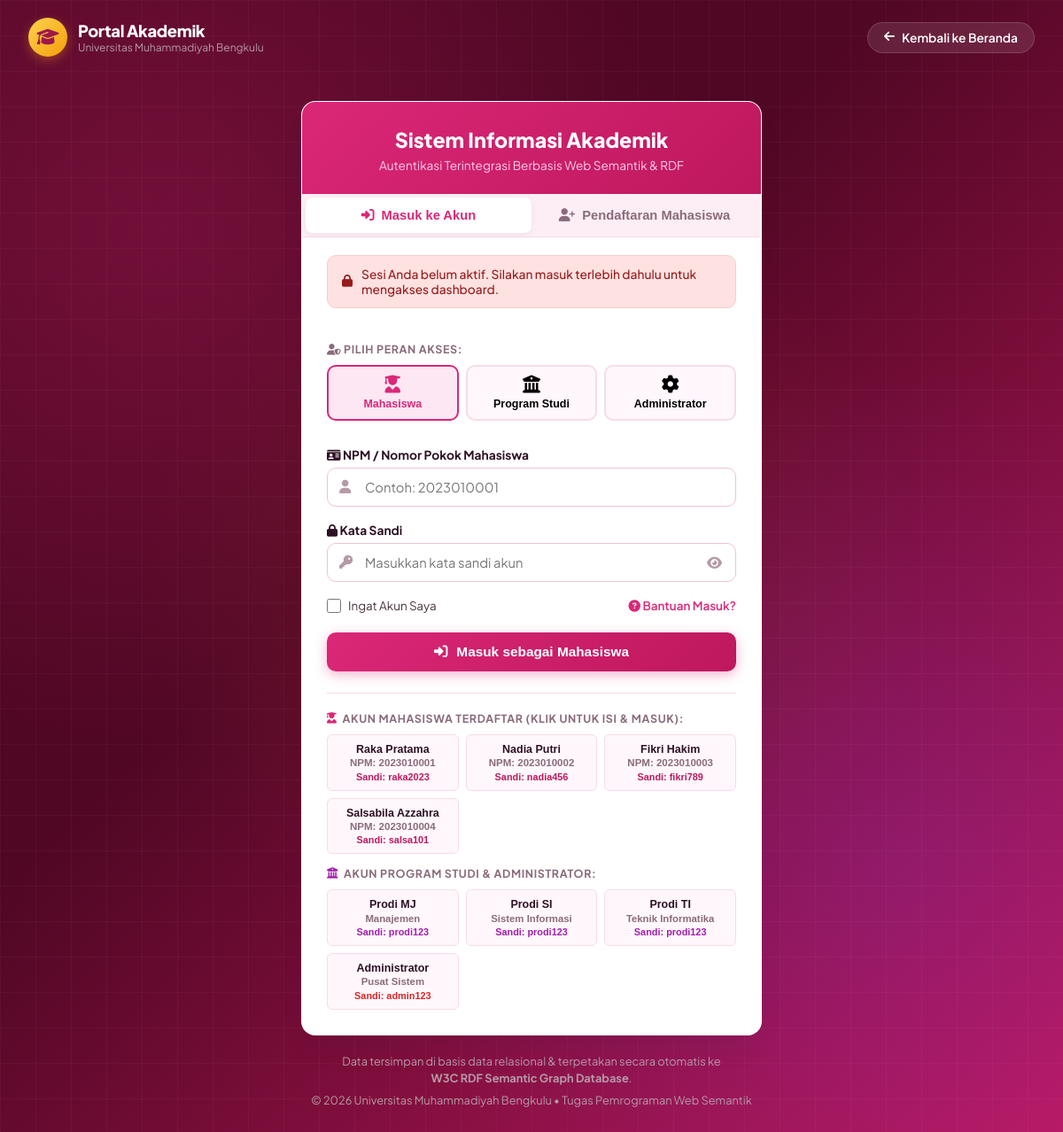
Screenshot of /login.php?error=unauthorized with the database file from the repository.
### tables this page shows
CREATE TABLE `mahasiswa` (
  `npm` varchar(15) NOT NULL,
  `nama_mahasiswa` varchar(100) NOT NULL,
  `jenis_kelamin` enum('L','P') NOT NULL,
  `tempat_lahir` varchar(50) NOT NULL,
  `tanggal_lahir` date NOT NULL,
  `tanggal_masuk` date NOT NULL,
  `alamat` varchar(255) NOT NULL,
  `password` varchar(255) NOT NULL,
  `kode_prodi` varchar(10) NOT NULL,
  PRIMARY KEY (`npm`),
  KEY `fk_mahasiswa_prodi` (`kode_prodi`),
  CONSTRAINT `fk_mahasiswa_prodi` FOREIGN KEY (`kode_prodi`) REFERENCES `program_studi` (`kode_prodi`) ON UPDATE CASCADE
);

CREATE TABLE `program_studi` (
  `kode_prodi` varchar(10) NOT NULL,
  `nama_prodi` varchar(100) NOT NULL,
  `kode_fakultas` varchar(10) NOT NULL,
  `password` varchar(255) NOT NULL DEFAULT 'prodi123',
  PRIMARY KEY (`kode_prodi`),
  KEY `fk_prodi_fakultas` (`kode_fakultas`),
  CONSTRAINT `fk_prodi_fakultas` FOREIGN KEY (`kode_fakultas`) REFERENCES `fakultas` (`kode_fakultas`) ON UPDATE CASCADE
);

### login.php (the view, shortened to what this page needs)
<?php
$koneksi = null;
$current_role = htmlspecialchars($_GET['role'] ?? 'mahasiswa');
$current_tab  = htmlspecialchars($_GET['tab'] ?? 'login');
$error_code   = htmlspecialchars($_GET['error'] ?? '');
$prefill_npm  = htmlspecialchars($_GET['npm'] ?? ($_COOKIE['portal_remember_user'] ?? ''));
$all_students_db = [];
if ($koneksi && !mysqli_connect_errno()) {
    $q_all = mysqli_query($koneksi, "
        SELECT m.npm, m.nama_mahasiswa, m.password, p.nama_prodi
        FROM mahasiswa m
        LEFT JOIN program_studi p ON m.kode_prodi = p.kode_prodi
        ORDER BY m.npm ASC
    ");
    if ($q_all) {
        while ($row_m = mysqli_fetch_assoc($q_all)) {
            $all_students_db[] = $row_m;
        }
    }
}
$all_prodi_db = [];
if ($koneksi && !mysqli_connect_errno()) {
    $qp_all = mysqli_query($koneksi, "
        SELECT p.*, f.nama_fakultas
        FROM program_studi p
        LEFT JOIN fakultas f ON p.kode_fakultas = f.kode_fakultas
        ORDER BY p.kode_prodi ASC
    ");
    if ($qp_all) {
        while ($row_p = mysqli_fetch_assoc($qp_all)) {
            $all_prodi_db[] = $row_p;
        }
    }
}
?>
<!DOCTYPE html>
<html lang="id">
<head>
    <link rel="stylesheet" href="https://cdnjs.cloudflare.com/ajax/libs/font-awesome/6.5.1/css/all.min.css">
</head>
<body>
    <header class="login-topbar">
        <a href="index.php" class="brand-link">
            <div class="brand-emblem">
                <i class="fa-solid fa-graduation-cap" style="color: #9d174d; font-size: 1.25rem;"></i>
            </div>
            <div class="brand-title">
                <h2>Portal Akademik</h2>
                <p>Universitas Muhammadiyah Bengkulu</p>
            </div>
        </a>
        <a href="index.php" class="btn-back">
            <i class="fa-solid fa-arrow-left"></i> Kembali ke Beranda
        </a>
    </header>
    <main class="login-main">
        <div class="login-wrapper">
            <div class="login-card">
                <div class="card-header-banner">
                    <h1>Sistem Informasi Akademik</h1>
                    <p>Autentikasi Terintegrasi Berbasis Web Semantik & RDF</p>
                </div>
                <div class="main-tabs">
                    <button type="button" class="main-tab-btn <?= ($current_tab !== 'register') ? 'active' : '' ?>" id="tabBtnLogin" onclick="switchMainTab('login')">
                        <i class="fa-solid fa-right-to-bracket"></i> Masuk ke Akun
                    </button>
                    <button type="button" class="main-tab-btn <?= ($current_tab === 'register') ? 'active' : '' ?>" id="tabBtnRegister" onclick="switchMainTab('register')">
                        <i class="fa-solid fa-user-plus"></i> Pendaftaran Mahasiswa
                    </button>
                </div>
                <div id="contentLogin" style="display: <?= ($current_tab !== 'register') ? 'block' : 'none' ?>;">
                    <div style="padding: 20px 28px 0;">
                        <?php if ($error_code === 'invalid'): ?>
                            <div class="alert-message alert-danger">
                                <i class="fa-solid fa-circle-exclamation"></i>
                                <span>Akun atau kata sandi tidak cocok. Silakan periksa kembali atau gunakan akun demo di bawah.</span>
                            </div>
                        <?php elseif ($error_code === 'unauthorized'): ?>
                            <div class="alert-message alert-danger">
                                <i class="fa-solid fa-lock"></i>
                                <span>Sesi Anda belum aktif. Silakan masuk terlebih dahulu untuk mengakses dashboard.</span>
                            </div>
                        <?php endif; ?>
                    </div>
                    <div class="role-selector-wrap">
                        <span class="role-label"><i class="fa-solid fa-user-shield"></i> Pilih Peran Akses:</span>
                        <div class="role-pills">
                            <button type="button" class="role-pill-btn <?= ($current_role === 'mahasiswa') ? 'active' : '' ?>" id="roleBtnMhs" onclick="setRole('mahasiswa')">
                                <i class="fa-solid fa-user-graduate"></i>
                                <span>Mahasiswa</span>
                            </button>
                            <button type="button" class="role-pill-btn <?= ($current_role === 'prodi' || $current_role === 'dosen') ? 'active' : '' ?>" id="roleBtnProdi" onclick="setRole('prodi')">
                                <i class="fa-solid fa-building-columns"></i>
                                <span>Program Studi</span>
                            </button>
                            <button type="button" class="role-pill-btn <?= ($current_role === 'admin') ? 'active' : '' ?>" id="roleBtnAdmin" onclick="setRole('admin')">
                                <i class="fa-solid fa-gear"></i>
                                <span>Administrator</span>
                            </button>
                        </div>
                    </div>
                    <form action="login.php" method="POST" class="card-body" id="formLogin">
                        <div class="form-group">
                            <label class="form-label" for="inputUsername">
                                <span id="labelUser"><i class="fa-solid fa-id-card"></i> NPM / Nomor Pokok Mahasiswa</span>
                            </label>
                            <div class="input-group">
                                <input type="text" name="username" id="inputUsername" class="form-input"
                                       placeholder="Contoh: 2023010001"
                                       value="<?= $prefill_npm ?>" required autofocus>
                            </div>
                        </div>
                        <div class="form-group">
                            <div class="form-label">
                                <span><i class="fa-solid fa-lock"></i> Kata Sandi</span>
                            </div>
                            <div class="input-group">
                                <input type="password" name="password" id="inputPassword" class="form-input"
                                       placeholder="Masukkan kata sandi akun" required>
                                <button type="button" class="toggle-pwd-btn" onclick="togglePassword('inputPassword', this)" title="Tampilkan / Sembunyikan Kata Sandi">
                                    <i class="fa-solid fa-eye"></i>
                                </button>
                            </div>
                        </div>
                        <div class="form-aux">
                            <label class="remember-wrap">
                                <input type="checkbox" name="remember_me" value="1" <?= !empty($prefill_npm) ? 'checked' : '' ?>>
                                <span>Ingat Akun Saya</span>
                            </label>
                            <a href="javascript:void(0)" class="forgot-link" onclick="openForgotModal()">
                                <i class="fa-solid fa-circle-question"></i> Bantuan Masuk?
                            </a>
                        </div>
                        <button type="submit" class="btn-submit" id="btnSubmitLogin">
                            <i class="fa-solid fa-right-to-bracket"></i>
                            <span>Masuk ke Portal Akademik</span>
                        </button>
                        <div class="demo-box">
                            <div class="demo-title">
                                <i class="fa-solid fa-user-graduate" style="color: #db2777;"></i> Akun Mahasiswa Terdaftar (Klik untuk Isi & Masuk):
                            </div>
                            <div class="demo-buttons-grid" style="grid-template-columns: repeat(auto-fit, minmax(130px, 1fr));">
                                <?php foreach ($all_students_db as $sm): ?>
                                    <button type="button" class="btn-demo-quick" onclick="quickFill('mahasiswa', '<?= htmlspecialchars($sm['npm']) ?>', '<?= htmlspecialchars($sm['password'] ?? 'pass123') ?>')">
                                        <strong><?= htmlspecialchars($sm['nama_mahasiswa']) ?></strong>
                                        <span style="font-size: 0.72rem; color: #8a6b7c;">NPM: <?= htmlspecialchars($sm['npm']) ?></span>
                                        <span style="font-size: 0.68rem; color: #be185d; display: block;">Sandi: <?= htmlspecialchars($sm['password'] ?? 'pass123') ?></span>
                                    </button>
                                <?php endforeach; ?>
                            </div>
                            <div class="demo-title" style="margin-top: 14px;">
                                <i class="fa-solid fa-building-columns" style="color: #a21caf;"></i> Akun Program Studi & Administrator:
                            </div>
                            <div class="demo-buttons-grid" style="grid-template-columns: repeat(auto-fit, minmax(130px, 1fr));">
                                <?php foreach ($all_prodi_db as $pr): ?>
                                    <button type="button" class="btn-demo-quick" onclick="quickFill('prodi', '<?= htmlspecialchars($pr['kode_prodi']) ?>', '<?= htmlspecialchars($pr['password'] ?? 'prodi123') ?>')">
                                        <strong>Prodi <?= htmlspecialchars($pr['kode_prodi']) ?></strong>
                                        <span style="font-size: 0.71rem; color: #8a6b7c;"><?= htmlspecialchars($pr['nama_prodi']) ?></span>
                                        <span style="font-size: 0.68rem; color: #a21caf; display: block;">Sandi: <?= htmlspecialchars($pr['password'] ?? 'prodi123') ?></span>
                                    </button>
                                <?php endforeach; ?>
                                <button type="button" class="btn-demo-quick" onclick="quickFill('admin', 'admin', 'admin123')">
                                    <strong>Administrator</strong>
                                    <span style="font-size: 0.71rem; color: #8a6b7c;">Pusat Sistem</span>
                                    <span style="font-size: 0.68rem; color: #dc2626; display: block;">Sandi: admin123</span>
                                </button>
                            </div>
                        </div>
                    </form>
                </div>
            </div>
            <div class="login-footer-info">
                <p>Data tersimpan di basis data relasional & terpetakan secara otomatis ke <br><strong>W3C RDF Semantic Graph Database</strong>.</p>
                <p style="margin-top: 6px;">&copy; <?= date('Y') ?> Universitas Muhammadiyah Bengkulu &bull; Tugas Pemrograman Web Semantik</p>
            </div>
        </div>
    </main>
</body>
</html>

### rows the page displays
mahasiswa: nama_mahasiswa "Raka Pratama", npm "2023010001", password "raka2023"
mahasiswa: nama_mahasiswa "Nadia Putri", npm "2023010002", password "nadia456"
mahasiswa: nama_mahasiswa "Fikri Hakim", npm "2023010003", password "fikri789"
mahasiswa: nama_mahasiswa "Salsabila Azzahra", npm "2023010004", password "salsa101"
program_studi: kode_prodi "MJ", nama_prodi "Manajemen", password "prodi123"
program_studi: kode_prodi "SI", nama_prodi "Sistem Informasi", password "prodi123"
program_studi: kode_prodi "TI", nama_prodi "Teknik Informatika", password "prodi123"
